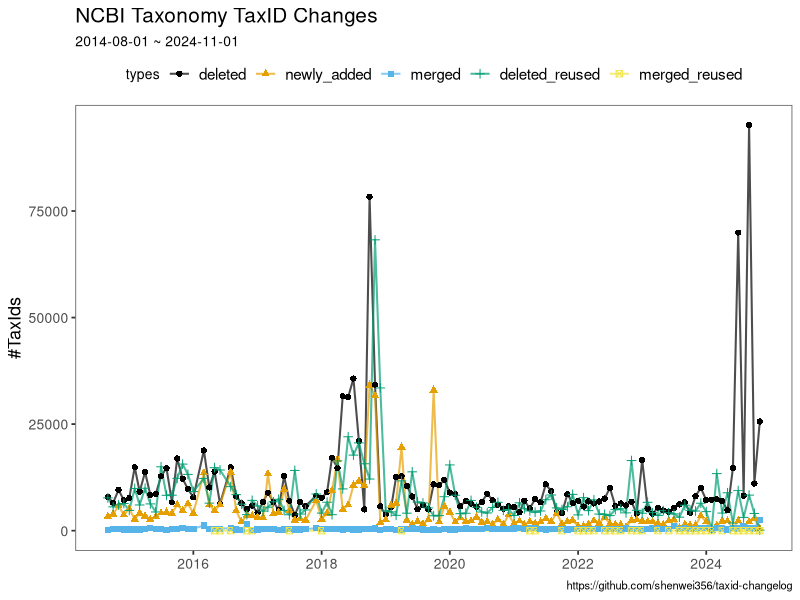

The R script that drew this image:
#!/usr/bin/env Rscript
library(scales)
library(dplyr)
library(ggplot2)
library(ggthemes)
library(lubridate)

theme1 <- theme(
    panel.border = element_rect(color = "grey40", size = 0.6, fill = NA),
    panel.background = element_blank(),
    panel.grid.major = element_blank(),
    panel.grid.minor = element_blank(),
    
    legend.position = "top",
    legend.spacing.x = unit(0.4, "cm"),
    legend.text = element_text(size = 11),
    legend.margin = margin(0.1, 0.1, 0.1, 0.1, unit = "cm"),
    
    plot.title = element_text(size = 15),        
    text = element_text(size = 10),
    
    axis.text.x = element_text(size = 10),
    axis.text.y = element_text(size = 10),
    axis.ticks.y = element_line(size = 0.6),
    axis.ticks.x = element_line(size = 0.6),
    axis.title = element_text(size = 13),
)

df <- read.csv("changes.g.csv")
df$types <- factor(df$types, levels = unique(df$types), ordered = TRUE)
df$date <- as.Date(parse_date_time(df$version, "%y-%m-%d"))

df <- df %>% filter(!is.na(count)) %>%
    filter(!version %in% c("2014-08-01", "2013-02-21", "2013-05-03", "2014-06-03","2014-07-22"))

p <- ggplot(df, aes(x = date, y = count, color = types, shape = types)) +
  geom_line(size = 0.7, alpha = 0.7) +
  geom_point(aes(shape = types), size = 1.8) +
  scale_color_colorblind() +
  xlab(NULL) +
  ylab("#TaxIds") + 
  theme1 +
  labs(title = "NCBI Taxonomy TaxID Changes",
    subtitle = "2014-08-01 ~ 2024-11-01",
    caption = "https://github.com/shenwei356/taxid-changelog"
  )

ggsave(
  p,
  file = "changes.png",
  width = 12,
  height = 4,
  dpi = 300
)

